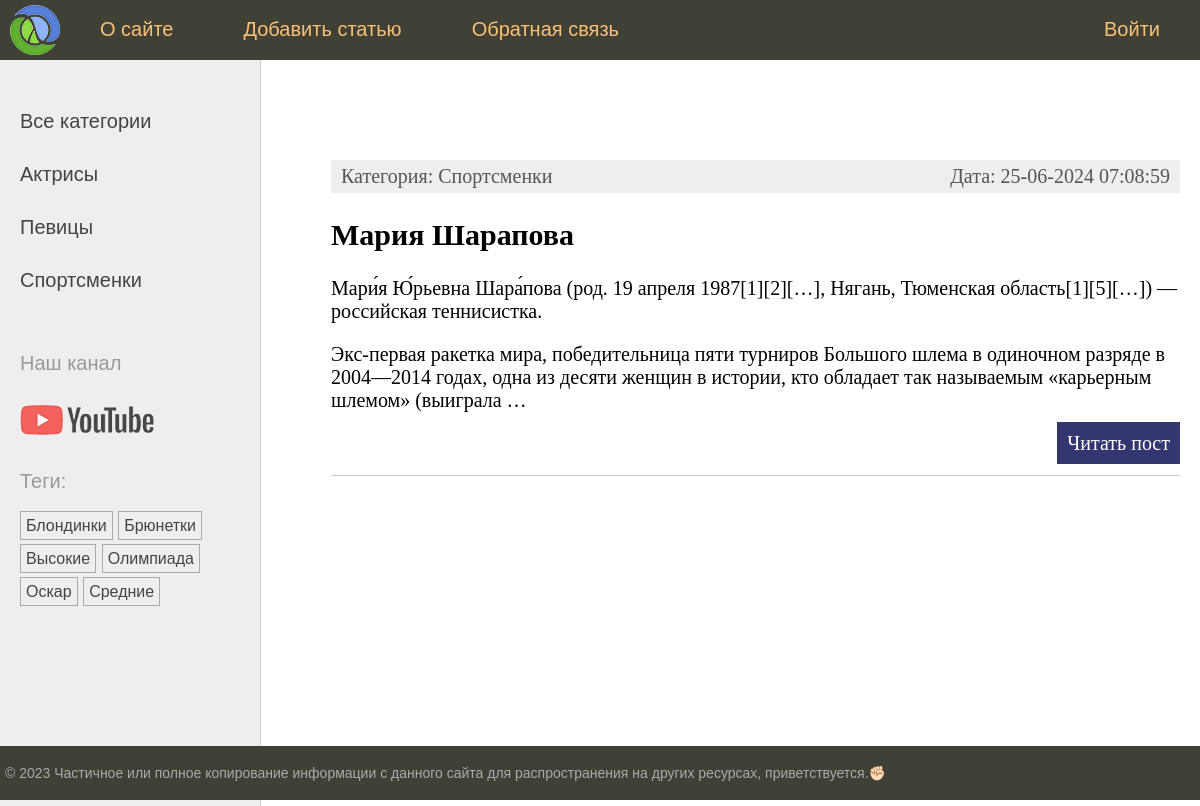
The page /tag/blonde/ on the database its author committed.
### women/models.py (models this page shows, shortened)
class Category(models.Model):
    name = models.CharField(max_length=100, verbose_name="Категория")
    slug = models.SlugField(max_length=255, unique=True, db_index=True)
    class Meta:
        verbose_name = "Категория"
        verbose_name_plural = "Категории"
    def get_absolute_url(self):
        return reverse('category', kwargs={'cat_slug': self.slug})

class TagPost(models.Model):
    tag = models.CharField(max_length=100, db_index=True)
    slug = models.SlugField(max_length=255, unique=True, db_index=True)
    def get_absolute_url(self):
        return reverse('tag', kwargs={'tag_slug': self.slug})

class Women(models.Model):
    class Status(models.IntegerChoices):
        DRAFT = 0, 'Черновик'
        PUBLISHED = 1, 'Опубликован'
    title = models.CharField(max_length=255, verbose_name="Заголовок")
    slug = models.SlugField(max_length=255, unique=True, db_index=True, verbose_name="Slug")
    content = models.TextField(blank=True, verbose_name="Текст статьи")
    time_create = models.DateTimeField(auto_now_add=True, verbose_name="Время создания")
    time_update = models.DateTimeField(auto_now=True, verbose_name="Время изменения")
    is_published = models.BooleanField(choices=tuple(map(lambda x: (bool(x[0]), x[1]), Status.choices)),
                                       default=Status.DRAFT, verbose_name="Статус")
    cat = models.ForeignKey('Category', on_delete=models.PROTECT, related_name='posts', verbose_name="Категории")
    tags = models.ManyToManyField('TagPost', blank=True, related_name='tags', verbose_name="Теги")
    husband = models.OneToOneField('Husband', on_delete=models.SET_NULL,
                                   null=True, blank=True, related_name='wumen', verbose_name="Муж")
    objects = models.Manager()
    pablished = PablishedManager()
    class Meta:
        verbose_name = "Известные женщины"
        verbose_name_plural = "Известные женщины"
        ordering = ['-time_create']
        indexes = [
            models.Index(fields=['-time_create']),
        ]
    def get_absolute_url(self):
        return reverse('post', kwargs={'post_slug': self.slug})

### women/views.py (the view)
# urls.py: path('tag/<slug:tag_slug>/', views.show_tag_postlist, name='tag'),
def show_tag_postlist(request, tag_slug):
    tag = get_object_or_404(TagPost, slug=tag_slug)
    posts = tag.tags.filter(is_published=Women.Status.PUBLISHED).select_related('cat')
    data = {
        'title': f"Тег: {tag.tag}",
        'menu': menu,
        'posts': posts,
        'cat_selected': None,
    }
    return render(request, 'women/index.html', context=data)

### women/templatetags/women_tags.py (called while the page is built)
@register.inclusion_tag('women/list_categories.html')
def show_categories(cat_selected=0):
    cats = Category.objects.annotate(total=Count("posts")).filter(total__gt=0)
    return {'cats': cats, 'cat_selected': cat_selected}

@register.inclusion_tag('women/list_tags.html')
def show_all_tags():
    return {'tags': TagPost.objects.annotate(total=Count("tags")).filter(total__gt=0)}

### women/templates/women/index.html (shortened to what this page needs)
{% extends 'base.html' %}
{% block content %}
<ul class="list-articles">
	{% for p in posts %}
			<li><div class="article-panel">
                <p class="first">Категория: {{ p.cat.name }}</p>
                <p class="last">Дата: {{ p.time_update|date:"d-m-Y H:i:s" }}</p>
            </div>
                <h2>{{p.title}}</h2>
    {% autoescape off %}
	{{p.content|linebreaks|truncatewords:40}}
    {% endautoescape %}
			<p class="link-read-post"><a href="{{p.get_absolute_url}}">Читать пост</a></p>
			</li>
	{% endfor %}
</ul>
{% endblock %}

### women/templates/women/list_categories.html
{% for cat in cats %}
    {% if cat.id == cat_selected %}
        <li class="selected">{{ cat.name }}</li>
    {% else %}
        <li><a href="{{ cat.get_absolute_url }}">{{ cat.name }}</a></li>
    {% endif %}
{% endfor %}

### women/templates/women/list_tags.html
{% if tags %}
    <p>Теги:</p>
    <ul class="tags-list">
        {% for t in tags %}
            <li><a href="{{ t.get_absolute_url }}">{{ t.tag }}</a></li>
        {% endfor %}
    </ul>
{% endif %}

### women/static/women/css/styles.css (style rules this page uses)
html, body { font-family: 'Arial'; margin: 0; padding: 0; height: 100%; width: 100%; color: #444; }
a { color: #0059b2; text-decoration: none; }
p.link-read-post { text-align: right; }
p.link-read-post a { padding: 10px; min-width: 100px; background: #333671; color: #fff; text-decoration: none; }
div.article-panel { background: #eee; padding: 5px 10px 5px 10px; box-sizing: border-box; overflow: hidden; color: #555; }
div.article-panel p.first { margin: 0; float: left; }
div.article-panel p.last { margin: 0; float: right; }
ul.list-articles { list-style: none; margin: 0; padding: 0; }
ul.list-articles li { border-bottom: 1px solid #ccc; }
.left-chapters ul { width: 230px; margin: 0; padding: 20px 10px 10px 20px; list-style: none; font-size: 20px; }
.left-chapters ul li { margin: 30px 0 0 0; color: #999; }
.left-chapters ul li a { color: #444; text-decoration: none; }
ul.tags-list { width: 100%; margin: 0; padding: 0; list-style: none; }
ul.tags-list li { margin: 0; padding: 0 0 10px; display: inline-block; }
ul.tags-list li a { padding: 5px; font-size: 16px; border: 1px solid #aaa; }

### rows shown on the page
Category: name "Актрисы"
Category: name "Певицы"
Category: name "Спортсменки"
TagPost: tag "Блондинки"
TagPost: tag "Брюнетки"
TagPost: tag "Высокие"
TagPost: tag "Олимпиада"
TagPost: tag "Оскар"
TagPost: tag "Средние"
Women: cat.name "Спортсменки", time_update "25-06-2024 07:08:59", title "Мария Шарапова", content "Мари́я Ю́рьевна Шара́пова (род. 19 апреля 1987[1][2][…], Нягань, Тюменская область[1][5][…]) — российская теннисистка. Экс-первая ракетка мира, победительница пяти турниров Большого шлема в одиночном разряде в 2004—2014 годах, одна из десяти женщин в истории, кто обладает так называемым «карьерным шлемом» (выиграла …"

### other values the page prints
{{ m.title }} "О сайте" "Добавить статью" "Обратная связь" "Войти"
